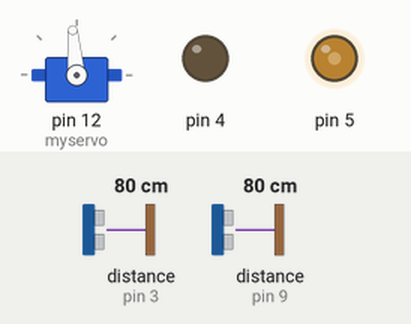
Simulated run of this sketch. Board: Arduino Uno, built with avr-gcc and run on an emulated ATmega328P. Shown: servo, output pins drawn as LEDs (lit = HIGH). The inputs (shaded band) are chosen by the test bench; at power-on: distance to the obstacle (sensors on pin 3, pin 9) 80 cm.

Above: at 3.2 s.
3.3 s: distance to the obstacle (sensor on pin 3) set to 73 cm
4.8 s: distance to the obstacle (sensor on pin 3) set to 64 cm
At 5.9 s:
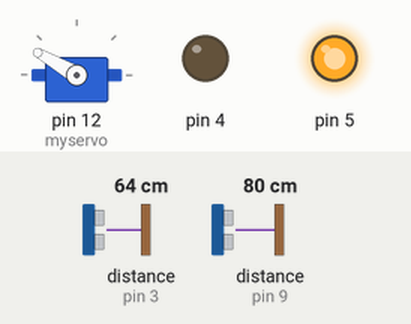
6.3 s: distance to the obstacle (sensor on pin 9) set to 76 cm
At 9.2 s:
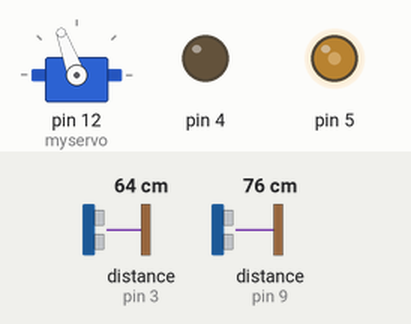
9.3 s: distance to the obstacle (sensor on pin 3) set to 55 cm
10.8 s: distance to the obstacle (sensor on pin 3) set to 46 cm
At 11.3 s:
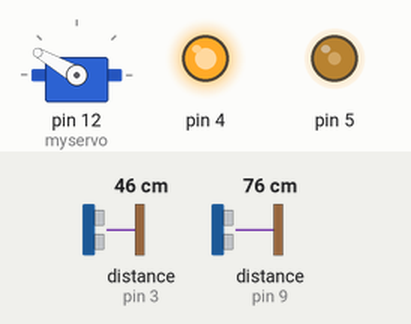
Timing chart, 0 to 15.6 s (numbered marks = the images above; inputs shaded):
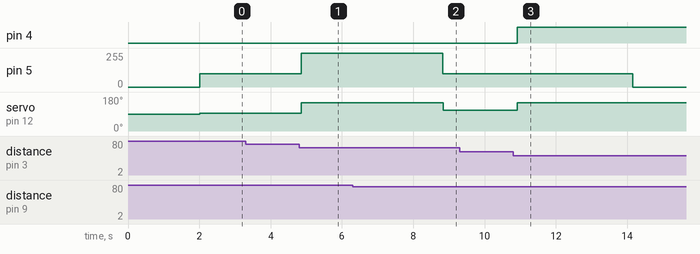

The sketch:

1.ino
```cpp
#include <Ultrasonic.h>
#include <Servo.h>
Ultrasonic Fultrasonic(2, 3);
Ultrasonic Bultrasonic(4, 5);
Ultrasonic Lultrasonic(6, 7);
Ultrasonic Rultrasonic(8, 9);
Servo myservo;

/////////////////////////
int do_front = 70;
int do_back = 20;
/////////////////////////

void motor(int s, int n) {
  if (n == 1) {
    digitalWrite(4, HIGH);
    analogWrite(5, s);
    delay(1);
  }
  else {
    digitalWrite(4, LOW);
    analogWrite(5, s);
    delay(1);
  }
}

void pazvorot(int a) {
  for (int i = 0; i < a; i++) {
    myservo.write(150);
    motor(255, 0);
    delay(1);
  }
}
void setup() {
  myservo.attach(12);
  pinMode(4, OUTPUT);
  pinMode(5, OUTPUT);
  delay(2000);
}

void ostanovka(int i, int do_back) {
  int x = 0;
  while ( x < i) {
    if (Fultrasonic.read() >= do_back) {
      motor(Fultrasonic.read() - do_back, 1);
      delay(1);
    }
    else {
      motor(do_back - Fultrasonic.read(), 0);
      delay(1);
    }
    delay(1);
    x++;
  }
}

void loop() {
  int do_steni = Rultrasonic.read();
  myservo.write(95);
  int qqq =0;
  while (qqq < 5) {
    motor(100, 0);
    if (Rultrasonic.read() < do_steni) {
      myservo.write(110);
      delay(1);
    }
    else {
      myservo.write(95);
      delay(1);
    }
    if (Fultrasonic.read() < do_front){
      qqq++;
      delay(1);
    }
  }
  pazvorot(1900);
  myservo.write(95);
  //do_steni = 60;//Rultrasonic.read() - 15;
  int fff = 0;
  while (fff < 10) {
    motor(100, 0);
    if (Rultrasonic.read() < do_steni) {
      myservo.write(110);
      delay(1);
    }
    else {
      myservo.write(95);
      delay(1);
    }
    if (Fultrasonic.read() < 50 ){
      fff++;
      delay(1);
    }
  }

myservo.write(150);

  //ostanovka(100000, 50);
  for(int i = 0; i < 1600; i++){
  motor(100, 1);
  delay(1);
  }

  motor(0, 1);
  delay ( 100000000);


  //  while (true) {
  //    myservo.write(95);
  //    motor(100, 0);
  //    delay(1);
  //  }
}
```

Measured:
- the behaviour switches between 70 and 69 cm on distance to the obstacle (sensor on pin 3) (found by bisection; images 0 and 1)
- the behaviour switches between 80 and 79 cm on distance to the obstacle (sensor on pin 9) (found by bisection; images 1 and 2)
- the behaviour switches between 50 and 49 cm on distance to the obstacle (sensor on pin 3) (found by bisection; images 2 and 3)
- after the input at 3.3 s, every drawn part: stays the same
- after the input at 4.8 s, pin 5: 100/255 → 255/255 after 0.06 s; servo on pin 12 (myservo): 95° → 150° after 0.06 s
- after the input at 6.3 s, servo on pin 12 (myservo): 150° → 110° after 2.5 s
- after the input at 9.3 s, every drawn part: stays the same
- after the input at 10.8 s, pin 4: LOW → HIGH after 0.12 s; pin 5: 100/255 → 0/255 after 3.3 s; servo on pin 12 (myservo): 110° → 150° after 0.12 s
